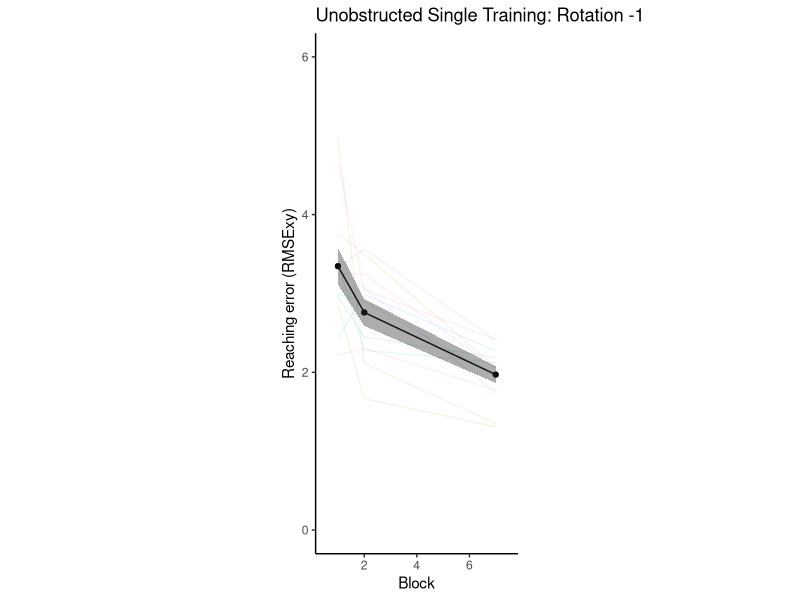
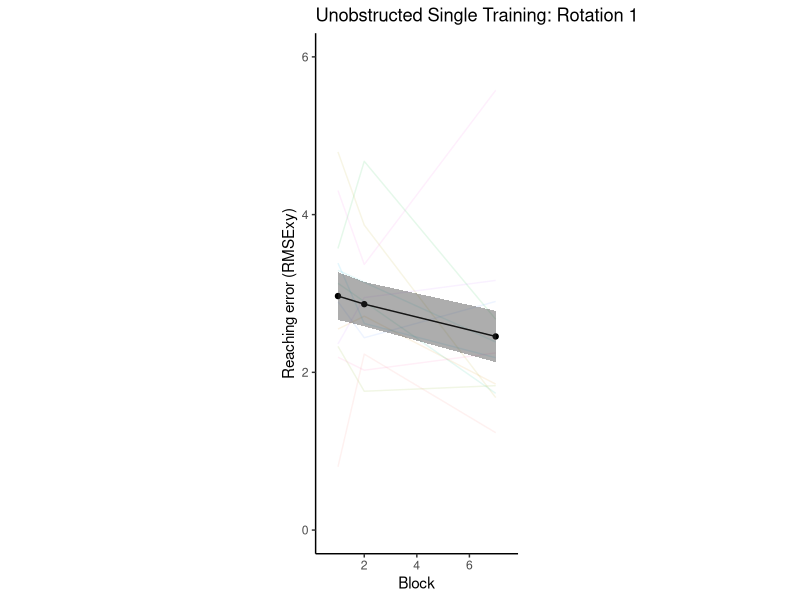
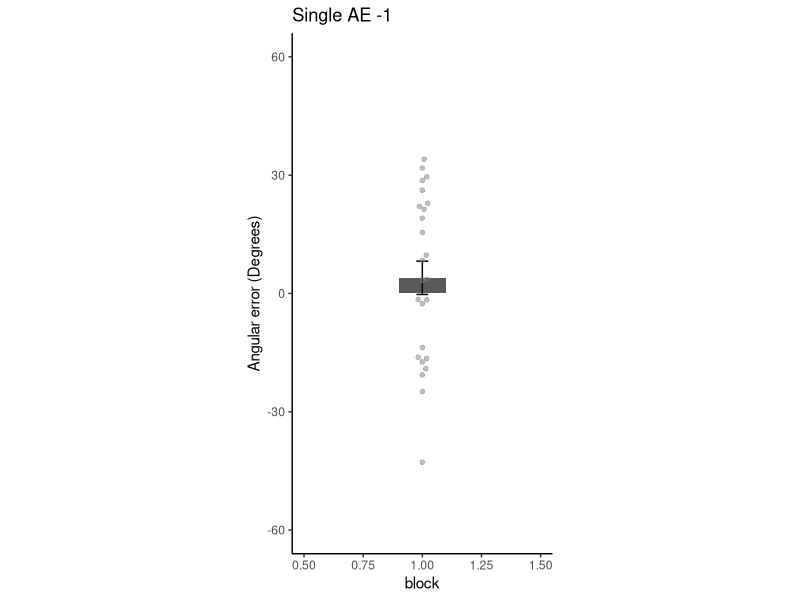
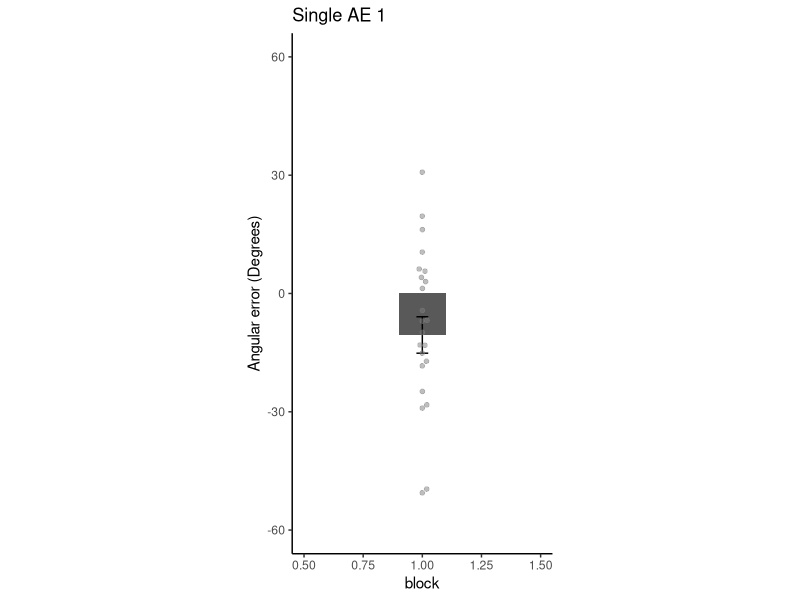

Reproduce these figures in R, in order.
# SINGLE OBSTACLE ANALYSIS
# ONLY ANALYSES UNOBSTRUCTED TARGET SETS
# ANALYZE LEARNING FOR EACH OBSTACLE AND ONLY "FREE" TARGET SETS

library(ggplot2)
library(dplyr)
library(tidyr)
library(ggbeeswarm)

################################
################################
################################

obssingle <- read.csv('data/DualObs_Data0305_SINGLESONLY.csv', header = TRUE)
obssingle <- tbl_df(obssingle)

################################
################################
################################

obs_single_train <- obssingle %>%
  filter(condition %in% c('train_CCW', 'train_CW')) 

## CW trials - leftward obstacle - analyze only 90, 75, and 60 degree targets
obs_single_train_CW <- obs_single_train %>%
  filter(rotationval == -1) %>%
  filter(targetang %in% c(90, 75, 60))

# trial-by-trial (mean per trial)
obs_single_train_CW.summary <- obs_single_train_CW %>%
  group_by(trial) %>%
  summarise(Mean_RMSExy = mean(RMSExy, na.rm = TRUE), 
            SD_RMSExy = sd(RMSExy, na.rm = TRUE), 
            SEM_RMSExy = SD_RMSExy/sqrt(length(unique(subject))))

## CCW trials - rightward obstacle - analyze only 120, 105, and 90 degree targets
obs_single_train_CCW <- obs_single_train %>%
  filter(rotationval == 1) %>%
  filter(targetang %in% c(120, 105, 90))

# trial-by-trial (mean per trial)
obs_single_train_CCW.summary <- obs_single_train_CCW %>%
  group_by(trial) %>%
  summarise(Mean_RMSExy = mean(RMSExy, na.rm = TRUE), 
            SD_RMSExy = sd(RMSExy, na.rm = TRUE), 
            SEM_RMSExy = SD_RMSExy/sqrt(length(unique(subject))))

unobs_df <- rbind(obs_single_train_CCW, obs_single_train_CW) # only unobstructed targets per rotation/obstacle

for (rot in sort(unique(unobs_df$rotationval))){
  
  ppdf1 <- unobs_df %>%
    filter(rotationval == rot) %>%
    group_by(subject) %>%
    filter(trial %in% c(0,1,2)) %>%
    mutate(block = 1, blockmean = mean(RMSExy, na.rm = TRUE)) %>%
    select(subject, block, blockmean) %>%
    distinct(subject, .keep_all = TRUE)
  
  ppdf2 <- unobs_df %>%
    filter(rotationval == rot) %>%
    group_by(subject) %>%
    filter(trial %in% c(3,4,5)) %>%
    mutate(block = 2, blockmean = mean(RMSExy, na.rm = TRUE)) %>%
    select(subject, block, blockmean) %>%
    distinct(subject, .keep_all = TRUE)
  
  ppdf3 <- unobs_df %>%
    filter(rotationval == rot) %>%
    group_by(subject) %>%
    filter(trial %in% c(max(trial)-2, max(trial)-1, max(trial))) %>%
    mutate(block = 7, blockmean = mean(RMSExy, na.rm = TRUE)) %>%
    select(subject, block, blockmean) %>%
    distinct(subject, .keep_all = TRUE)
  
  ppdf <- rbind(ppdf1, ppdf2, ppdf3)
  
  ppdf.summary <- ppdf %>%
    group_by(block) %>%
    summarise(group_mean = mean(blockmean, na.rm = TRUE),
              group_sd = sd(blockmean, na.rm = TRUE),
              group_sem = group_sd/sqrt(length(unique(subject))))
  
  plot_title <- sprintf('Unobstructed Single Training: Rotation %s', rot)
  
  block_train <- ggplot(data = ppdf,
                        aes(x = block, y = blockmean)) +
    geom_line(aes(x=block, y=blockmean, colour=as.factor(subject)), alpha = 0.1) +
    geom_line(data = ppdf.summary, 
              aes(x = block, y = group_mean)) +
    geom_point(data = ppdf.summary, 
               aes(x = block, y = group_mean)) + 
    geom_ribbon(data = ppdf.summary, 
                aes(x = block, ymin = group_mean - group_sem, ymax = group_mean + group_sem),
                alpha=0.4,
                inherit.aes = FALSE) +
    ylim(0,6) +
    xlim(0.5,7.5) +
    coord_fixed(ratio = 3) +
    theme(panel.grid.major = element_blank(), panel.grid.minor = element_blank(),
          panel.background = element_blank(), axis.line = element_line(colour = "black"),
          legend.title = element_blank(), legend.position = "none") +
    ylab("Reaching error (RMSExy)") +
    xlab("Block") +
    ggtitle(plot_title) 
  
  print(block_train)
  t.test(ppdf1$blockmean, ppdf3$blockmean, paired = TRUE)
  
}

# # plot of trial-by-trial learning curves - per rotation
# ggplot(data = obs_dual_train_CW.summary,
#        aes(x = trialct, y = Mean_RMSExy)) +
#   geom_line(color = 'salmon1') + 
#   geom_ribbon(aes(ymin = Mean_RMSExy-SEM_RMSExy, ymax = Mean_RMSExy+SEM_RMSExy),
#               alpha = 0.4) +
#   geom_line(data= obs_dual_train_CCW.summary, aes(x = trialct, y = Mean_RMSExy),
#             position = "jitter",
#             color = 'chartreuse1') + 
#   geom_ribbon(data = obs_dual_train_CCW.summary,
#               aes(ymin = Mean_RMSExy - SEM_RMSExy, ymax = Mean_RMSExy + SEM_RMSExy),
#               alpha = 0.4) +
#   theme(panel.grid.major = element_blank(), 
#         panel.grid.minor = element_blank(),
#         panel.background = element_blank(),
#         axis.line = element_line(colour = "black")) +
#   ylab("Mean RMSExy") +
#   xlab("Trial") +
#   ggtitle('Dual Obstacle: Training with Unobstructed Targets') +
#   ylim(0, 3.5) 

################################
################################
################################

# ANALYZE REACH AFTEREFFECTS - again, only unobstructed target sets

## LEFT obstacle - analyze only 90, 75, and 60 degree targets
obs_single_NC_CW <- obssingle %>%
  filter(condition %in% c("nocur_1", "nocur_2")) %>%
  filter(rotationval == -1) %>% 
  filter(targetang %in% c(90, 75, 60)) %>%
  group_by(subject) %>%
  mutate(angmaxvel_n = angmaxvel*1) %>%
  ungroup()

## RIGHT obstacle - analyze only 120, 105, and 90 degree targets
obs_single_NC_CCW <- obssingle %>%
  filter(condition %in% c("nocur_1", "nocur_2")) %>%
  filter(rotationval == 1) %>%
  filter(targetang %in% c(120, 105, 90)) %>%
  group_by(subject) %>%
  mutate(angmaxvel_n = angmaxvel*-1) %>%
  ungroup()

unobs_NC_df <- rbind(obs_single_NC_CW, obs_single_NC_CCW)

# AE analysis but with normalized errors
unobs_NC1_collapsed <- unobs_NC_df %>%
  filter(condition == "nocur_1") %>%
  group_by(subject) %>%
  filter(trial %in% c(max(trial) - 4, max(trial) - 3, max(trial) - 2, max(trial) -1 , max(trial))) %>%
  summarise(pv_nc1 = mean(angmaxvel_n, na.rm=TRUE))

unobs_NC2_collapsed <- unobs_NC_df %>%
  filter(condition == "nocur_2") %>%
  group_by(subject) %>%
  filter(trial == min(trial)) %>%
  summarise(pv_nc2 = mean(angmaxvel_n, na.rm=TRUE))

t.test(unobs_NC2_collapsed$pv_nc2 - unobs_NC1_collapsed$pv_nc1, mu = 0, alternative = "greater")

for (rot in sort(unique(unobs_NC_df$rotationval))){
  
  print(rot)
  #last block of baseline no-cursors
  nocur1 <- unobs_NC_df %>%
    filter(rotationval == rot) %>%
    filter(condition == "nocur_1") %>%
    group_by(subject) %>%
    filter(trial %in% c(max(trial)-7, max(trial)-6, max(trial)-5, max(trial)-4, max(trial)-3, max(trial)-2, max(trial)-1, max(trial))) %>%
    summarise(pv = mean(angmaxvel, na.rm=TRUE)) %>%
    mutate(task = 'nocur1', block = 1)
  # boxplot(nocur1$pv)
  
  #first trial of no-cursor after dual training
  nocur2 <- unobs_NC_df %>%
    filter(rotationval == rot) %>%
    filter(condition == "nocur_2") %>%
    group_by(subject) %>%
    filter(trial %in% min(trial)) %>% 
    summarise(pv = mean(angmaxvel, na.rm=TRUE)) %>%
    mutate(task = 'nocur2', block = 2)
  # boxplot(nocur2$pv)
  
  nocurdf <- rbind(nocur1, nocur2)
  nocurdf$task <- factor(nocurdf$task)
  nocurdf$subject <- factor(nocurdf$subject)
  
  if (rot == 1){
    
    print(rot)
    
    nocur1$AE <- nocur2$pv - nocur1$pv # for t stats
    t.test(nocur1$AE, mu = 0, alternative = "greater")
    
  } else {
    
    nocur1$AE <- nocur2$pv - nocur1$pv # for t stats
    t.test(nocur1$AE, mu = 0, alternative = "less")
  }
  
  # plot AE for each rotation
  plot_title <- sprintf('Single AE %s', rot)
  
  AE.summary <- nocur1 %>% 
    summarise(Mean_pv = mean(AE, na.rm = TRUE), 
              SD_pv = sd(AE, na.rm = TRUE), 
              SEM_pv = SD_pv/sqrt(length(unique(subject)))) %>%
    mutate(block = 1)
  
  AE_bars <- ggplot(data = AE.summary,
                    aes(x = block, y = Mean_pv)) +
    geom_bar(stat = "identity", position = "dodge", width = 0.2) +
    geom_errorbar(data = AE.summary, mapping = aes(x = block, y = Mean_pv, 
                                                   ymin = Mean_pv - SEM_pv, ymax = Mean_pv + SEM_pv),
                  width = 0.05, size = 0.5, color = "black",
                  position = position_dodge(width = 0.9)) +
    geom_beeswarm(data = nocur1, aes(x = block, y = AE),
                  alpha = 0.5,
                  cex = 2,
                  stroke = 0.3,
                  color = 'gray50') +
    theme(panel.grid.major = element_blank(),
          panel.grid.minor = element_blank(),
          panel.background = element_blank(), 
          axis.line = element_line(colour = "black"),
          legend.title = element_blank(),
          legend.position = "none") +
    coord_fixed(ratio = 1/60) +
    xlim(0.5, 1.5) +
    ylim(-60, 60) +
    ylab("Angular error (Degrees)") +
    ggtitle(plot_title) 
  
  print(AE_bars)
  
}
